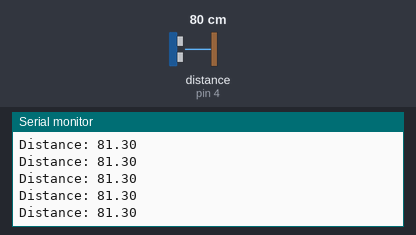
Recording of a sketch running on a simulated Arduino Uno, built with avr-gcc and run on an emulated ATmega328P. On the bench: the last lines printed to the serial monitor. Wiring (inferred from the names in the program): ultrasonic range finder: trigger pin 18; echo pin 4. Inputs (shaded band) come from the test bench; at power-on: distance to the obstacle (sensor on pin 4) 80 cm. The echo pulse lasts 58.3 µs per cm.

Above: at 1.2 s.
1.3 s: distance to the obstacle (sensor on pin 4) set to 2 cm
At 1.35 s:
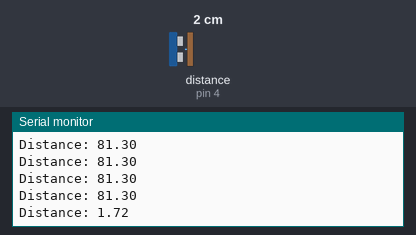
2.8 s: distance to the obstacle (sensor on pin 4) set to 4 cm
At 2.83 s:
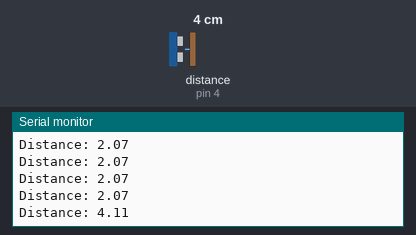
Timing chart, 0 to 5.8 s (numbered marks = the images above; inputs shaded):
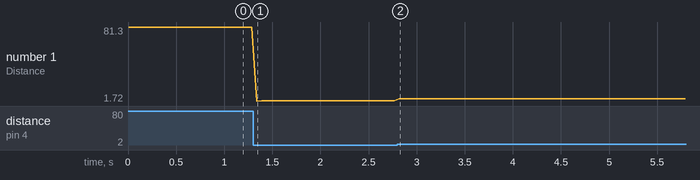

Measured:
- after the input at 1.3 s, the serial monitor: prints a new line at once (image 1)
- after the input at 2.8 s, the serial monitor: prints a new line at once (image 2)
- plotted number 1: 81.3 → 2.07 after the input at 1.3 s, 2.07 → 4.11 after the input at 2.8 s

The sketch:

05Ultrasom.ino
```cpp
/*
  Codigo para testar sensor de distancia ultrasom
  pinos:
    echo: D4
    trig: D18
*/

#define TRIG 18 //pino trig
#define ECHO 4 //pino echo
#define SOUND_SPEED 0.035 // cm/us

long duration;
float distanceCm;

void setup() {
  Serial.begin(115200);
  pinMode(TRIG, OUTPUT);
  pinMode(ECHO, INPUT);

}

void loop() {
  //cleans TRIG
  digitalWrite(TRIG, LOW);
  delayMicroseconds(2);

  //pulse of 10us
  digitalWrite(TRIG, HIGH);
  delayMicroseconds(10);
  digitalWrite(TRIG, LOW);

  //collects the puls width
  duration = pulseIn(ECHO, HIGH);

  distanceCm = duration*SOUND_SPEED/2;
  Serial.print("Distance: ");
  Serial.println(distanceCm);

  delay(50);

}
```
